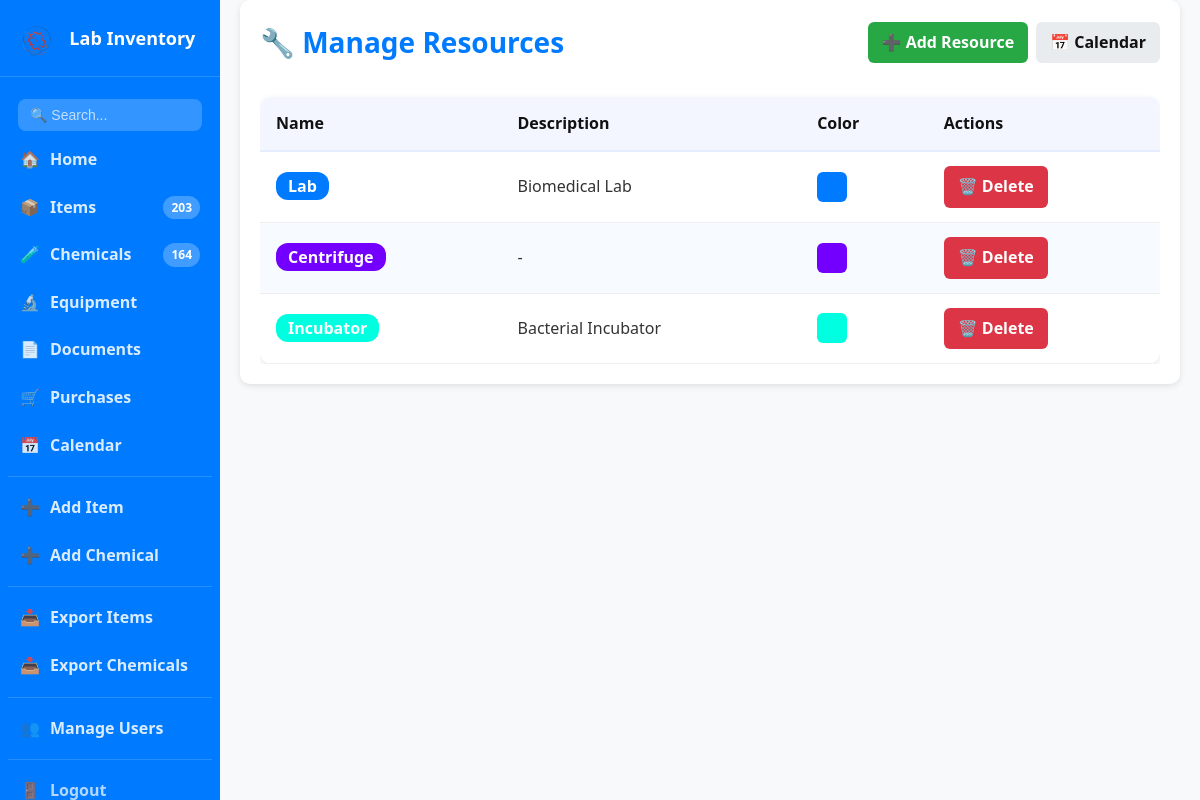
Page /calendar/resources (signed in) on the committed database.
### app.py (models this page shows, shortened)
class Resource(db.Model):
    id = db.Column(db.Integer, primary_key=True)
    name = db.Column(db.String(100), nullable=False)
    description = db.Column(db.String(300))
    color = db.Column(db.String(20), default='#007bff')
    active = db.Column(db.Boolean, default=True)
    bookings = db.relationship('Booking', backref='resource', lazy=True, cascade='all, delete-orphan')

### app.py (the view)
@app.route('/calendar/resources')
@login_required
def manage_resources():
    if not current_user.is_admin():
        return redirect(url_for('calendar_view'))
    resources = Resource.query.all()
    return render_template('manage_resources.html', resources=resources)

### app.py (called while the page is built)
@login_manager.user_loader
def load_user(user_id):
    return User.query.get(int(user_id))

@app.context_processor
def inject_counts():
    try:
        item_count = Item.query.count()
        chem_count = Chemical.query.count()
    except:
        item_count = 0
        chem_count = 0
    return dict(item_count=item_count, chem_count=chem_count)

    def is_admin(self):
        return self.role == 'admin'

    def is_staff(self):
        return self.role in ['admin', 'staff']

### templates/manage_resources.html
{% extends "base.html" %}
{% block content %}
<div style="display:flex; justify-content:space-between; align-items:center; margin-bottom:20px;">
    <h1 class="page-title">🔧 Manage Resources</h1>
    <div style="display:flex; gap:8px;">
        <a href="{{ url_for('add_resource') }}" class="btn" style="background:var(--green);">➕ Add Resource</a>
        <a href="{{ url_for('calendar_view') }}" class="btn btn-secondary">📅 Calendar</a>
    </div>
</div>
{% if resources %}
<div class="table-container">
    <table class="styled-table">
        <thead>
            <tr>
                <th>Name</th>
                <th>Description</th>
                <th>Color</th>
                <th>Actions</th>
            </tr>
        </thead>
        <tbody>
            {% for r in resources %}
            <tr>
                <td><span style="background:{{ r.color }}; color:#fff; padding:3px 12px; border-radius:12px; font-weight:600;">{{ r.name }}</span></td>
                <td>{{ r.description or '-' }}</td>
                <td><div style="width:30px; height:30px; background:{{ r.color }}; border-radius:6px;"></div></td>
                <td>
                    <a href="{{ url_for('delete_resource', resource_id=r.id) }}" onclick="return confirm('Delete {{ r.name }}? All its bookings will also be deleted!')" class="btn" style="background:var(--red);">🗑️ Delete</a>
                </td>
            </tr>
            {% endfor %}
        </tbody>
    </table>
</div>
{% else %}
<div class="no-results">
    <p>No resources yet.</p>
    <a href="{{ url_for('add_resource') }}" class="btn" style="margin-top:12px;">➕ Add your first resource</a>
</div>
{% endif %}
{% endblock %}

### static/style.css (style rules this page uses)
:root { --blue: #007bff; --blue-dark: #0056b3; --green: #28a745; --green-dark: #218838; --red: #dc3545; --red-dark: #c82333; --text: #333; --muted: #6b7280; --bg: #f8f9fa; --card: #ffffff; --border: #ddd; --shadow: 0 2px 6px rgba(0,0,0,0.1); }
* { margin: 0; padding: 0; box-sizing: border-box; }
html, body { font-family: "Segoe UI", Tahoma, Geneva, Verdana, sans-serif; background: var(--bg); color: var(--text); line-height: 1.6; }
.page-title { font-size: 28px; font-weight: 800; color: var(--blue); }
.btn, button { display: inline-block; padding: 8px 14px; background: var(--blue); color: #fff; border: none; border-radius: 6px; text-decoration: none; font-weight: 600; cursor: pointer; transition: background .2s ease, color .2s ease, opacity .2s ease; }
.btn-secondary { background: #e9ecef; color: #111; }
table { width: 100%; border-collapse: collapse; margin-top: 12px; border-radius: 10px; overflow: hidden; background: #fff; box-shadow: var(--shadow); }
th { background: var(--blue); color: #fff; text-align: left; padding: 12px 14px; font-weight: 700; }
td { padding: 12px 14px; border-bottom: 1px solid #eee; }
tr:nth-child(even) { background: #f7fbff; }
.table-container { overflow-x: auto; }
.styled-table { width: 100%; border-collapse: collapse; background: #fff; border-radius: 12px; overflow: hidden; box-shadow: var(--shadow); }
.styled-table thead th { background: #f3f6ff; color: #111; border-bottom: 2px solid #e6edff; }
.styled-table th, .styled-table td { padding: 14px 16px; text-align: left; }
.styled-table tbody tr { border-bottom: 1px solid #eef2f7; }
body { display: flex; min-height: 100vh; }
th { cursor: pointer; user-select: none; }

### rows in the picture
Resource: name "Lab", description "Biomedical Lab"
Resource: name "Centrifuge", description "-"
Resource: name "Incubator", description "Bacterial Incubator"

### other values in the picture
{{ item_count }} "203"
{{ chem_count }} "164"
